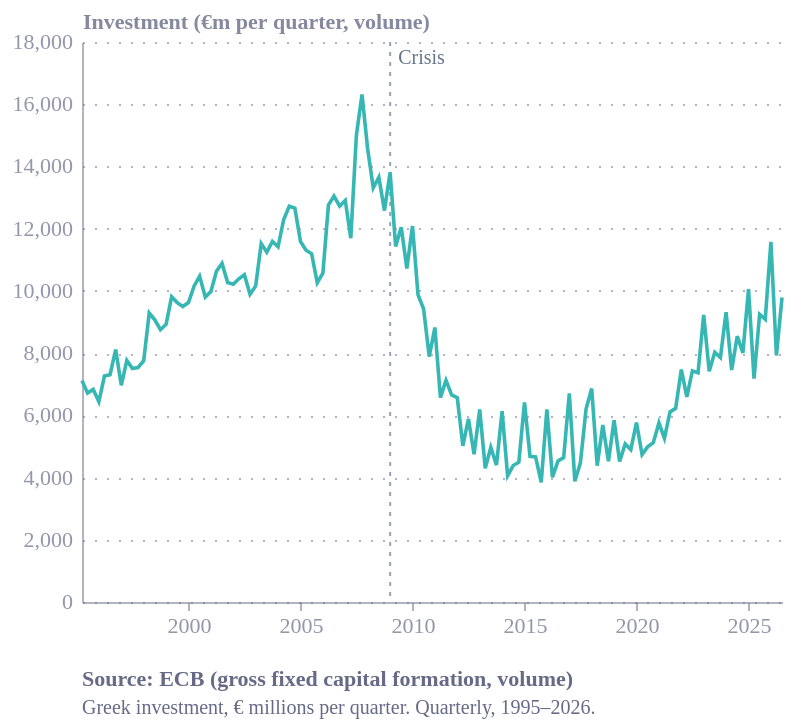

Describe this chart as a Vega-Lite specification.
### Vega-Lite specification from a JSON file in a GitHub repository (floating-point values rounded to 4 significant figures)
{"config": {"font": "Circular Std", "text": {"color": "#676A86", "align": "left", "baseline": "middle", "dx": 7, "dy": 0, "fontSize": 11}, "view": {"stroke": "transparent", "continuousWidth": 400, "continuousHeight": 300, "discreteWidth": 400, "discreteHeight": 300, "fill": "transparent"}, "range": {"category": ["#36B7B4", "#E6224B", "#F4C245", "#0063AF", "#00A767", "#179FDB", "#EB5C2E"], "diverging": ["#E6224B", "#E54753", "#C9C9C9", "#179FDB", "#122B39"], "heatmap": ["#C9C9C9", "#179FDB", "#0063AF", "#122B39"], "ordinal": ["#00A767", "#36B7B4", "#179FDB", "#0063AF", "#243B5A"]}, "bar": {"color": "#179fdb"}, "line": {"color": "#e6224b"}, "rule": {"color": "#676A86"}, "area": {"opacity": 0.3}, "point": {"filled": true, "size": 80, "color": "#e6224b", "opacity": 0.95}, "geoshape": {"stroke": "white", "strokeWidth": 0.3}, "rect": {"fill": "#d6d4d4", "opacity": 0.3}, "axis": {"labelColor": "#676A86", "labelFontSize": 11, "labelFont": "Circular Std", "labelOpacity": 0.7, "tickColor": "#676A86", "tickOpacity": 0.5, "domainColor": "#676A86", "domainOpacity": 0.5, "gridColor": "#676A86", "gridDash": [2, 2], "gridOpacity": 0.5, "title": null, "titleColor": "#676A86", "titleOpacity": 0.8, "tickSize": 4}, "axisXDiscrete": {"grid": false, "labelAngle": 0, "tickCount": 10, "tickOpacity": 0.5, "title": null}, "axisYDiscrete": {"ticks": false, "labelPadding": 5}, "axisXTemporal": {"grid": false, "ticks": true}, "axisXQuantitative": {"grid": true}, "axisYQuantitative": {"gridColor": "#676A86", "gridDash": [1, 5], "gridOpacity": 0.5, "ticks": false, "labelPadding": 5, "tickCount": 8, "titleAngle": 0, "titleAlign": "left", "titleBaseline": "bottom", "titleX": 0, "titleY": -5}, "title": {"color": "#676A86E6", "subtitleColor": "#676A86", "font": "Circular Std", "subtitleFont": "Circular Std", "anchor": "start", "fontSize": 14, "subtitleFontSize": 12, "subtitlePadding": 4, "offset": 0, "frame": "group"}, "legend": {"titleColor": "#122b39", "title": null, "labelColor": "#122b39", "labelFontSize": 11}, "background": "white"}, "layer": [{"data": {"name": "data-1f73462ec1e60cd65517e528affd1124"}, "mark": {"type": "rule", "color": "#94a3b8", "strokeDash": [2, 3]}, "encoding": {"x": {"field": "date", "type": "temporal"}}}, {"data": {"name": "data-84f4b20225a6870593221eaa0a57d67a"}, "mark": {"type": "text", "align": "left", "color": "#64748b", "dx": 4, "dy": -4, "fontSize": 10}, "encoding": {"text": {"field": "t", "type": "nominal"}, "x": {"field": "date", "type": "temporal"}, "y": {"value": 12}}}, {"data": {"name": "data-4d48fa5061be51fc64a5a33a974f8ad7"}, "mark": {"type": "line", "strokeWidth": 1.8}, "encoding": {"color": {"field": "series", "legend": null, "type": "nominal"}, "x": {"axis": {"format": "%Y", "tickCount": 8}, "field": "date", "title": null, "type": "temporal"}, "y": {"field": "gfcf", "scale": {"domain": [0, 18000]}, "title": "Investment (€m per quarter, volume)", "type": "quantitative"}}}], "height": 280, "title": {"text": "Source: ECB (gross fixed capital formation, volume)", "anchor": "start", "color": "#676A86", "dy": 12, "fontSize": 11, "orient": "bottom", "subtitle": ["Greek investment, € millions per quarter. Quarterly, 1995–2026."], "subtitleColor": "#676A86", "subtitleFontSize": 10}, "width": 350, "$schema": "https://vega.github.io/schema/vega-lite/v6.4.1.json", "datasets": {"data-1f73462ec1e60cd65517e528affd1124": [{"date": "2009-01-01T00:00:00"}], "data-84f4b20225a6870593221eaa0a57d67a": [{"date": "2009-01-01T00:00:00", "t": "Crisis"}], "data-4d48fa5061be51fc64a5a33a974f8ad7": [{"date": "1995-03-31T00:00:00", "q": "1995Q1", "gfcf": 7117.0, "series": "x"}, {"date": "1995-06-30T00:00:00", "q": "1995Q2", "gfcf": 6714.0, "series": "x"}, {"date": "1995-09-30T00:00:00", "q": "1995Q3", "gfcf": 6832.0, "series": "x"}, {"date": "1995-12-31T00:00:00", "q": "1995Q4", "gfcf": 6439.0, "series": "x"}, {"date": "1996-03-31T00:00:00", "q": "1996Q1", "gfcf": 7262.0, "series": "x"}, {"date": "1996-06-30T00:00:00", "q": "1996Q2", "gfcf": 7307.0, "series": "x"}, {"date": "1996-09-30T00:00:00", "q": "1996Q3", "gfcf": 8113.0, "series": "x"}, {"date": "1996-12-31T00:00:00", "q": "1996Q4", "gfcf": 6967.0, "series": "x"}, {"date": "1997-03-31T00:00:00", "q": "1997Q1", "gfcf": 7764.0, "series": "x"}, {"date": "1997-06-30T00:00:00", "q": "1997Q2", "gfcf": 7503.0, "series": "x"}, {"date": "1997-09-30T00:00:00", "q": "1997Q3", "gfcf": 7537.0, "series": "x"}, {"date": "1997-12-31T00:00:00", "q": "1997Q4", "gfcf": 7756.0, "series": "x"}, {"date": "1998-03-31T00:00:00", "q": "1998Q1", "gfcf": 9288.0, "series": "x"}, {"date": "1998-06-30T00:00:00", "q": "1998Q2", "gfcf": 9068.0, "series": "x"}, {"date": "1998-09-30T00:00:00", "q": "1998Q3", "gfcf": 8752.0, "series": "x"}, {"date": "1998-12-31T00:00:00", "q": "1998Q4", "gfcf": 8923.0, "series": "x"}, {"date": "1999-03-31T00:00:00", "q": "1999Q1", "gfcf": 9811.0, "series": "x"}, {"date": "1999-06-30T00:00:00", "q": "1999Q2", "gfcf": 9623.0, "series": "x"}, {"date": "1999-09-30T00:00:00", "q": "1999Q3", "gfcf": 9498.0, "series": "x"}, {"date": "1999-12-31T00:00:00", "q": "1999Q4", "gfcf": 9626.0, "series": "x"}, {"date": "2000-03-31T00:00:00", "q": "2000Q1", "gfcf": 10150.0, "series": "x"}, {"date": "2000-06-30T00:00:00", "q": "2000Q2", "gfcf": 10470.0, "series": "x"}, {"date": "2000-09-30T00:00:00", "q": "2000Q3", "gfcf": 9802.0, "series": "x"}, {"date": "2000-12-31T00:00:00", "q": "2000Q4", "gfcf": 9980.0, "series": "x"}, {"date": "2001-03-31T00:00:00", "q": "2001Q1", "gfcf": 10630.0, "series": "x"}, {"date": "2001-06-30T00:00:00", "q": "2001Q2", "gfcf": 10880.0, "series": "x"}, {"date": "2001-09-30T00:00:00", "q": "2001Q3", "gfcf": 10270.0, "series": "x"}, {"date": "2001-12-31T00:00:00", "q": "2001Q4", "gfcf": 10210.0, "series": "x"}, {"date": "2002-03-31T00:00:00", "q": "2002Q1", "gfcf": 10390.0, "series": "x"}, {"date": "2002-06-30T00:00:00", "q": "2002Q2", "gfcf": 10520.0, "series": "x"}, {"date": "2002-09-30T00:00:00", "q": "2002Q3", "gfcf": 9891.0, "series": "x"}, {"date": "2002-12-31T00:00:00", "q": "2002Q4", "gfcf": 10160.0, "series": "x"}, {"date": "2003-03-31T00:00:00", "q": "2003Q1", "gfcf": 11520.0, "series": "x"}, {"date": "2003-06-30T00:00:00", "q": "2003Q2", "gfcf": 11240.0, "series": "x"}, {"date": "2003-09-30T00:00:00", "q": "2003Q3", "gfcf": 11590.0, "series": "x"}, {"date": "2003-12-31T00:00:00", "q": "2003Q4", "gfcf": 11420.0, "series": "x"}, {"date": "2004-03-31T00:00:00", "q": "2004Q1", "gfcf": 12290.0, "series": "x"}, {"date": "2004-06-30T00:00:00", "q": "2004Q2", "gfcf": 12720.0, "series": "x"}, {"date": "2004-09-30T00:00:00", "q": "2004Q3", "gfcf": 12660.0, "series": "x"}, {"date": "2004-12-31T00:00:00", "q": "2004Q4", "gfcf": 11590.0, "series": "x"}, {"date": "2005-03-31T00:00:00", "q": "2005Q1", "gfcf": 11310.0, "series": "x"}, {"date": "2005-06-30T00:00:00", "q": "2005Q2", "gfcf": 11190.0, "series": "x"}, {"date": "2005-09-30T00:00:00", "q": "2005Q3", "gfcf": 10260.0, "series": "x"}, {"date": "2005-12-31T00:00:00", "q": "2005Q4", "gfcf": 10570.0, "series": "x"}, {"date": "2006-03-31T00:00:00", "q": "2006Q1", "gfcf": 12760.0, "series": "x"}, {"date": "2006-06-30T00:00:00", "q": "2006Q2", "gfcf": 13050.0, "series": "x"}, {"date": "2006-09-30T00:00:00", "q": "2006Q3", "gfcf": 12730.0, "series": "x"}, {"date": "2006-12-31T00:00:00", "q": "2006Q4", "gfcf": 12910.0, "series": "x"}, {"date": "2007-03-31T00:00:00", "q": "2007Q1", "gfcf": 11690.0, "series": "x"}, {"date": "2007-06-30T00:00:00", "q": "2007Q2", "gfcf": 15000.0, "series": "x"}, {"date": "2007-09-30T00:00:00", "q": "2007Q3", "gfcf": 16310.0, "series": "x"}, {"date": "2007-12-31T00:00:00", "q": "2007Q4", "gfcf": 14560.0, "series": "x"}, {"date": "2008-03-31T00:00:00", "q": "2008Q1", "gfcf": 13310.0, "series": "x"}, {"date": "2008-06-30T00:00:00", "q": "2008Q2", "gfcf": 13650.0, "series": "x"}, {"date": "2008-09-30T00:00:00", "q": "2008Q3", "gfcf": 12580.0, "series": "x"}, {"date": "2008-12-31T00:00:00", "q": "2008Q4", "gfcf": 13810.0, "series": "x"}, {"date": "2009-03-31T00:00:00", "q": "2009Q1", "gfcf": 11430.0, "series": "x"}, {"date": "2009-06-30T00:00:00", "q": "2009Q2", "gfcf": 12050.0, "series": "x"}, {"date": "2009-09-30T00:00:00", "q": "2009Q3", "gfcf": 10720.0, "series": "x"}, {"date": "2009-12-31T00:00:00", "q": "2009Q4", "gfcf": 12080.0, "series": "x"}, {"date": "2010-03-31T00:00:00", "q": "2010Q1", "gfcf": 9875.0, "series": "x"}, {"date": "2010-06-30T00:00:00", "q": "2010Q2", "gfcf": 9420.0, "series": "x"}, {"date": "2010-09-30T00:00:00", "q": "2010Q3", "gfcf": 7887.0, "series": "x"}, {"date": "2010-12-31T00:00:00", "q": "2010Q4", "gfcf": 8824.0, "series": "x"}, {"date": "2011-03-31T00:00:00", "q": "2011Q1", "gfcf": 6571.0, "series": "x"}, {"date": "2011-06-30T00:00:00", "q": "2011Q2", "gfcf": 7122.0, "series": "x"}, {"date": "2011-09-30T00:00:00", "q": "2011Q3", "gfcf": 6656.0, "series": "x"}, {"date": "2011-12-31T00:00:00", "q": "2011Q4", "gfcf": 6566.0, "series": "x"}, {"date": "2012-03-31T00:00:00", "q": "2012Q1", "gfcf": 5021.0, "series": "x"}, {"date": "2012-06-30T00:00:00", "q": "2012Q2", "gfcf": 5889.0, "series": "x"}, {"date": "2012-09-30T00:00:00", "q": "2012Q3", "gfcf": 4747.0, "series": "x"}, {"date": "2012-12-31T00:00:00", "q": "2012Q4", "gfcf": 6188.0, "series": "x"}, {"date": "2013-03-31T00:00:00", "q": "2013Q1", "gfcf": 4299.0, "series": "x"}, {"date": "2013-06-30T00:00:00", "q": "2013Q2", "gfcf": 4971.0, "series": "x"}, {"date": "2013-09-30T00:00:00", "q": "2013Q3", "gfcf": 4399.0, "series": "x"}, {"date": "2013-12-31T00:00:00", "q": "2013Q4", "gfcf": 6131.0, "series": "x"}, {"date": "2014-03-31T00:00:00", "q": "2014Q1", "gfcf": 4062.0, "series": "x"}, {"date": "2014-06-30T00:00:00", "q": "2014Q2", "gfcf": 4386.0, "series": "x"}, {"date": "2014-09-30T00:00:00", "q": "2014Q3", "gfcf": 4492.0, "series": "x"}, {"date": "2014-12-31T00:00:00", "q": "2014Q4", "gfcf": 6418.0, "series": "x"}, {"date": "2015-03-31T00:00:00", "q": "2015Q1", "gfcf": 4685.0, "series": "x"}, {"date": "2015-06-30T00:00:00", "q": "2015Q2", "gfcf": 4666.0, "series": "x"}, {"date": "2015-09-30T00:00:00", "q": "2015Q3", "gfcf": 3847.0, "series": "x"}, {"date": "2015-12-31T00:00:00", "q": "2015Q4", "gfcf": 6195.0, "series": "x"}, {"date": "2016-03-31T00:00:00", "q": "2016Q1", "gfcf": 4009.0, "series": "x"}, {"date": "2016-06-30T00:00:00", "q": "2016Q2", "gfcf": 4535.0, "series": "x"}, {"date": "2016-09-30T00:00:00", "q": "2016Q3", "gfcf": 4642.0, "series": "x"}, {"date": "2016-12-31T00:00:00", "q": "2016Q4", "gfcf": 6705.0, "series": "x"}, {"date": "2017-03-31T00:00:00", "q": "2017Q1", "gfcf": 3880.0, "series": "x"}, {"date": "2017-06-30T00:00:00", "q": "2017Q2", "gfcf": 4473.0, "series": "x"}, {"date": "2017-09-30T00:00:00", "q": "2017Q3", "gfcf": 6201.0, "series": "x"}, {"date": "2017-12-31T00:00:00", "q": "2017Q4", "gfcf": 6861.0, "series": "x"}, {"date": "2018-03-31T00:00:00", "q": "2018Q1", "gfcf": 4380.0, "series": "x"}, {"date": "2018-06-30T00:00:00", "q": "2018Q2", "gfcf": 5688.0, "series": "x"}, {"date": "2018-09-30T00:00:00", "q": "2018Q3", "gfcf": 4524.0, "series": "x"}, {"date": "2018-12-31T00:00:00", "q": "2018Q4", "gfcf": 5845.0, "series": "x"}, {"date": "2019-03-31T00:00:00", "q": "2019Q1", "gfcf": 4516.0, "series": "x"}, {"date": "2019-06-30T00:00:00", "q": "2019Q2", "gfcf": 5083.0, "series": "x"}, {"date": "2019-09-30T00:00:00", "q": "2019Q3", "gfcf": 4900.0, "series": "x"}, {"date": "2019-12-31T00:00:00", "q": "2019Q4", "gfcf": 5769.0, "series": "x"}, {"date": "2020-03-31T00:00:00", "q": "2020Q1", "gfcf": 4742.0, "series": "x"}, {"date": "2020-06-30T00:00:00", "q": "2020Q2", "gfcf": 4988.0, "series": "x"}, {"date": "2020-09-30T00:00:00", "q": "2020Q3", "gfcf": 5121.0, "series": "x"}, {"date": "2020-12-31T00:00:00", "q": "2020Q4", "gfcf": 5756.0, "series": "x"}, {"date": "2021-03-31T00:00:00", "q": "2021Q1", "gfcf": 5265.0, "series": "x"}, {"date": "2021-06-30T00:00:00", "q": "2021Q2", "gfcf": 6109.0, "series": "x"}, {"date": "2021-09-30T00:00:00", "q": "2021Q3", "gfcf": 6224.0, "series": "x"}, {"date": "2021-12-31T00:00:00", "q": "2021Q4", "gfcf": 7474.0, "series": "x"}, {"date": "2022-03-31T00:00:00", "q": "2022Q1", "gfcf": 6592.0, "series": "x"}, {"date": "2022-06-30T00:00:00", "q": "2022Q2", "gfcf": 7429.0, "series": "x"}, {"date": "2022-09-30T00:00:00", "q": "2022Q3", "gfcf": 7365.0, "series": "x"}, {"date": "2022-12-31T00:00:00", "q": "2022Q4", "gfcf": 9229.0, "series": "x"}, {"date": "2023-03-31T00:00:00", "q": "2023Q1", "gfcf": 7416.0, "series": "x"}, {"date": "2023-06-30T00:00:00", "q": "2023Q2", "gfcf": 8025.0, "series": "x"}, {"date": "2023-09-30T00:00:00", "q": "2023Q3", "gfcf": 7856.0, "series": "x"}, {"date": "2023-12-31T00:00:00", "q": "2023Q4", "gfcf": 9318.0, "series": "x"}, {"date": "2024-03-31T00:00:00", "q": "2024Q1", "gfcf": 7457.0, "series": "x"}, {"date": "2024-06-30T00:00:00", "q": "2024Q2", "gfcf": 8544.0, "series": "x"}, {"date": "2024-09-30T00:00:00", "q": "2024Q3", "gfcf": 8010.0, "series": "x"}, {"date": "2024-12-31T00:00:00", "q": "2024Q4", "gfcf": 10060.0, "series": "x"}, {"date": "2025-03-31T00:00:00", "q": "2025Q1", "gfcf": 7182.0, "series": "x"}, {"date": "2025-06-30T00:00:00", "q": "2025Q2", "gfcf": 9245.0, "series": "x"}, {"date": "2025-09-30T00:00:00", "q": "2025Q3", "gfcf": 9089.0, "series": "x"}, {"date": "2025-12-31T00:00:00", "q": "2025Q4", "gfcf": 11580.0, "series": "x"}, {"date": "2026-03-31T00:00:00", "q": "2026Q1", "gfcf": 7924.0, "series": "x"}, {"date": "2026-06-30T00:00:00", "q": "2026Q2", "gfcf": 9786.0, "series": "x"}]}}
